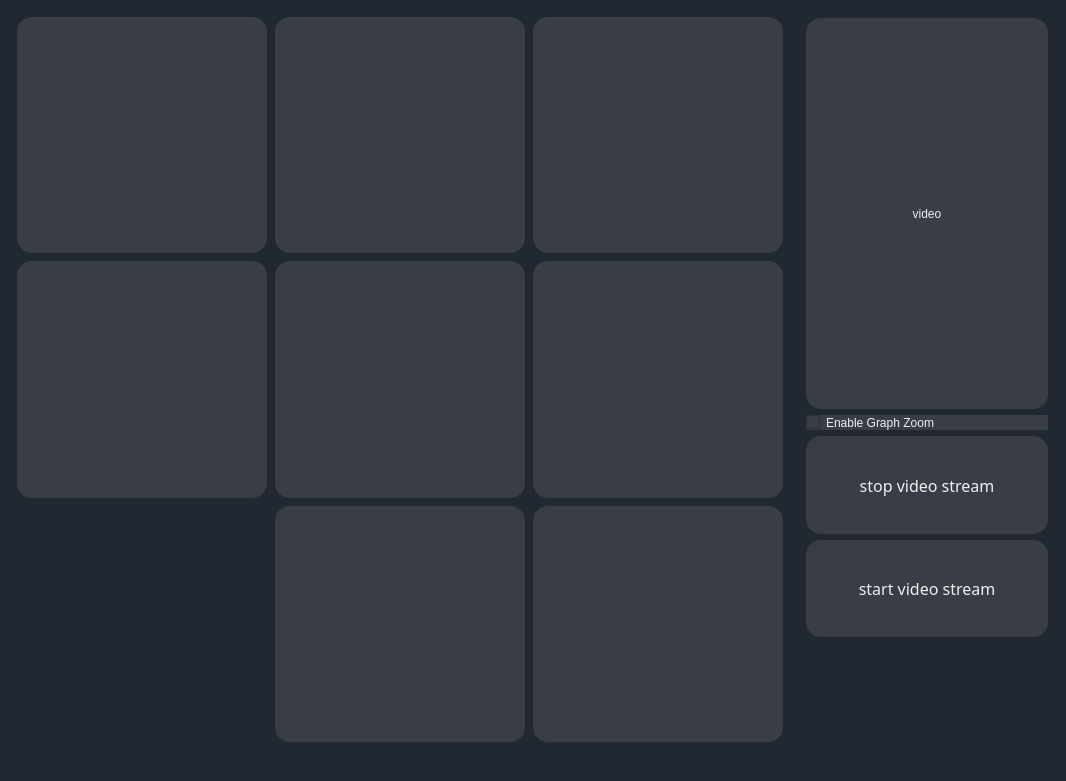
<?xml version="1.0" encoding="UTF-8"?>
<ui version="4.0">
 <class>MainWindow</class>
 <widget class="QMainWindow" name="MainWindow">
  <property name="geometry">
   <rect>
    <x>0</x>
    <y>0</y>
    <width>1066</width>
    <height>781</height>
   </rect>
  </property>
  <property name="sizePolicy">
   <sizepolicy hsizetype="Maximum" vsizetype="Maximum">
    <horstretch>0</horstretch>
    <verstretch>0</verstretch>
   </sizepolicy>
  </property>
  <property name="maximumSize">
   <size>
    <width>16777215</width>
    <height>16777215</height>
   </size>
  </property>
  <property name="windowTitle">
   <string>Graphs and Video</string>
  </property>
  <property name="styleSheet">
   <string notr="true">background-color: rgb(34, 40, 49);

</string>
  </property>
  <widget class="QWidget" name="centralwidget">
   <property name="font">
    <font>
     <family>Chakra Petch Medium</family>
     <pointsize>12</pointsize>
     <weight>9</weight>
     <italic>false</italic>
     <bold>false</bold>
    </font>
   </property>
   <property name="styleSheet">
    <string notr="true">QPushButton {
	background-color: rgb(57, 62, 70);
	color: rgb(238, 238, 238);
	border-radius: 15px;
	font: 75 12pt &quot;Chakra Petch Medium&quot;;
}

PlotWidget {
	background-color: rgb(57, 62, 70);
	color: rgb(238, 238, 238);
	border-radius: 15px;
	font: 75 12pt &quot;Chakra Petch Medium&quot;;
}

QLabel, QCheckBox {
	background-color: rgb(57, 62, 70);
	color: rgb(238, 238, 238);
	border-radius: 15px;
	font: 75 12pt &quot;Chakra Petch Medium&quot;;
}

*{
	color: rgb(238, 238, 238);
	border-radius: 15px;
	font: 75 12pt &quot;Chakra Petch Medium&quot;;
}</string>
   </property>
   <layout class="QHBoxLayout" name="horizontalLayout" stretch="3,1">
    <item>
     <layout class="QGridLayout" name="gridLayout">
      <property name="leftMargin">
       <number>8</number>
      </property>
      <property name="topMargin">
       <number>8</number>
      </property>
      <property name="rightMargin">
       <number>8</number>
      </property>
      <property name="bottomMargin">
       <number>8</number>
      </property>
      <property name="spacing">
       <number>8</number>
      </property>
      <item row="0" column="0">
       <widget class="PlotWidget" name="plotwidget_2" native="true">
        <property name="styleSheet">
         <string notr="true">
	background-color: rgb(57, 62, 70);
	color: rgb(238, 238, 238);
	border-radius: 15px;
	font: 75 12pt &quot;Chakra Petch Medium&quot;;
</string>
        </property>
       </widget>
      </item>
      <item row="1" column="2">
       <widget class="PlotWidget" name="plotwidget_6" native="true">
        <property name="styleSheet">
         <string notr="true">
	background-color: rgb(57, 62, 70);
	color: rgb(238, 238, 238);
	border-radius: 15px;
	font: 75 12pt &quot;Chakra Petch Medium&quot;;
</string>
        </property>
       </widget>
      </item>
      <item row="1" column="1">
       <widget class="PlotWidget" name="plotwidget_1" native="true">
        <property name="styleSheet">
         <string notr="true">
	background-color: rgb(57, 62, 70);
	color: rgb(238, 238, 238);
	border-radius: 15px;
	font: 75 12pt &quot;Chakra Petch Medium&quot;;
</string>
        </property>
       </widget>
      </item>
      <item row="0" column="1">
       <widget class="PlotWidget" name="plotwidget_3" native="true">
        <property name="styleSheet">
         <string notr="true">
	background-color: rgb(57, 62, 70);
	color: rgb(238, 238, 238);
	border-radius: 15px;
	font: 75 12pt &quot;Chakra Petch Medium&quot;;
</string>
        </property>
       </widget>
      </item>
      <item row="1" column="0">
       <widget class="PlotWidget" name="plotwidget_4" native="true">
        <property name="styleSheet">
         <string notr="true">
	background-color: rgb(57, 62, 70);
	color: rgb(238, 238, 238);
	border-radius: 15px;
	font: 75 12pt &quot;Chakra Petch Medium&quot;;
</string>
        </property>
       </widget>
      </item>
      <item row="0" column="2">
       <widget class="PlotWidget" name="plotwidget_5" native="true">
        <property name="styleSheet">
         <string notr="true">
	background-color: rgb(57, 62, 70);
	color: rgb(238, 238, 238);
	border-radius: 15px;
	font: 75 12pt &quot;Chakra Petch Medium&quot;;
</string>
        </property>
       </widget>
      </item>
      <item row="2" column="1">
       <widget class="PlotWidget" name="plotwidget_7" native="true">
        <property name="styleSheet">
         <string notr="true">
	background-color: rgb(57, 62, 70);
	color: rgb(238, 238, 238);
	border-radius: 15px;
	font: 75 12pt &quot;Chakra Petch Medium&quot;;
</string>
        </property>
       </widget>
      </item>
      <item row="2" column="2">
       <widget class="PlotWidget" name="plotwidget_8" native="true">
        <property name="styleSheet">
         <string notr="true">
	background-color: rgb(57, 62, 70);
	color: rgb(238, 238, 238);
	border-radius: 15px;
	font: 75 12pt &quot;Chakra Petch Medium&quot;;
</string>
        </property>
       </widget>
      </item>
     </layout>
    </item>
    <item>
     <layout class="QVBoxLayout" name="verticalLayout" stretch="4,0,1,1,1">
      <property name="leftMargin">
       <number>9</number>
      </property>
      <property name="topMargin">
       <number>9</number>
      </property>
      <property name="rightMargin">
       <number>9</number>
      </property>
      <property name="bottomMargin">
       <number>9</number>
      </property>
      <item>
       <widget class="QLabel" name="videolabel">
        <property name="text">
         <string>video</string>
        </property>
        <property name="alignment">
         <set>Qt::AlignCenter</set>
        </property>
       </widget>
      </item>
      <item>
       <widget class="QCheckBox" name="graphzoomenable">
        <property name="styleSheet">
         <string notr="true">border-radius: 15px</string>
        </property>
        <property name="text">
         <string>Enable Graph Zoom</string>
        </property>
       </widget>
      </item>
      <item>
       <widget class="QPushButton" name="stopbutton">
        <property name="sizePolicy">
         <sizepolicy hsizetype="Minimum" vsizetype="Minimum">
          <horstretch>0</horstretch>
          <verstretch>0</verstretch>
         </sizepolicy>
        </property>
        <property name="font">
         <font>
          <family>Chakra Petch Medium</family>
          <pointsize>12</pointsize>
          <weight>9</weight>
          <italic>false</italic>
          <bold>false</bold>
         </font>
        </property>
        <property name="text">
         <string>stop video stream</string>
        </property>
       </widget>
      </item>
      <item>
       <widget class="QPushButton" name="startbutton">
        <property name="sizePolicy">
         <sizepolicy hsizetype="Minimum" vsizetype="Minimum">
          <horstretch>0</horstretch>
          <verstretch>0</verstretch>
         </sizepolicy>
        </property>
        <property name="font">
         <font>
          <family>Chakra Petch Medium</family>
          <pointsize>12</pointsize>
          <weight>9</weight>
          <italic>false</italic>
          <bold>false</bold>
         </font>
        </property>
        <property name="text">
         <string>start video stream</string>
        </property>
       </widget>
      </item>
      <item>
       <widget class="BatteryIndicator" name="batteryWidget" native="true"/>
      </item>
     </layout>
    </item>
   </layout>
  </widget>
  <widget class="QStatusBar" name="statusbar"/>
 </widget>
 <customwidgets>
  <customwidget>
   <class>PlotWidget</class>
   <extends>QWidget</extends>
   <header>pyqtgraph</header>
   <container>1</container>
  </customwidget>
  <customwidget>
   <class>BatteryIndicator</class>
   <extends>QWidget</extends>
   <header>myWidgets.h</header>
   <container>1</container>
  </customwidget>
 </customwidgets>
 <resources>
  <include location="resources.qrc"/>
 </resources>
 <connections/>
</ui>
